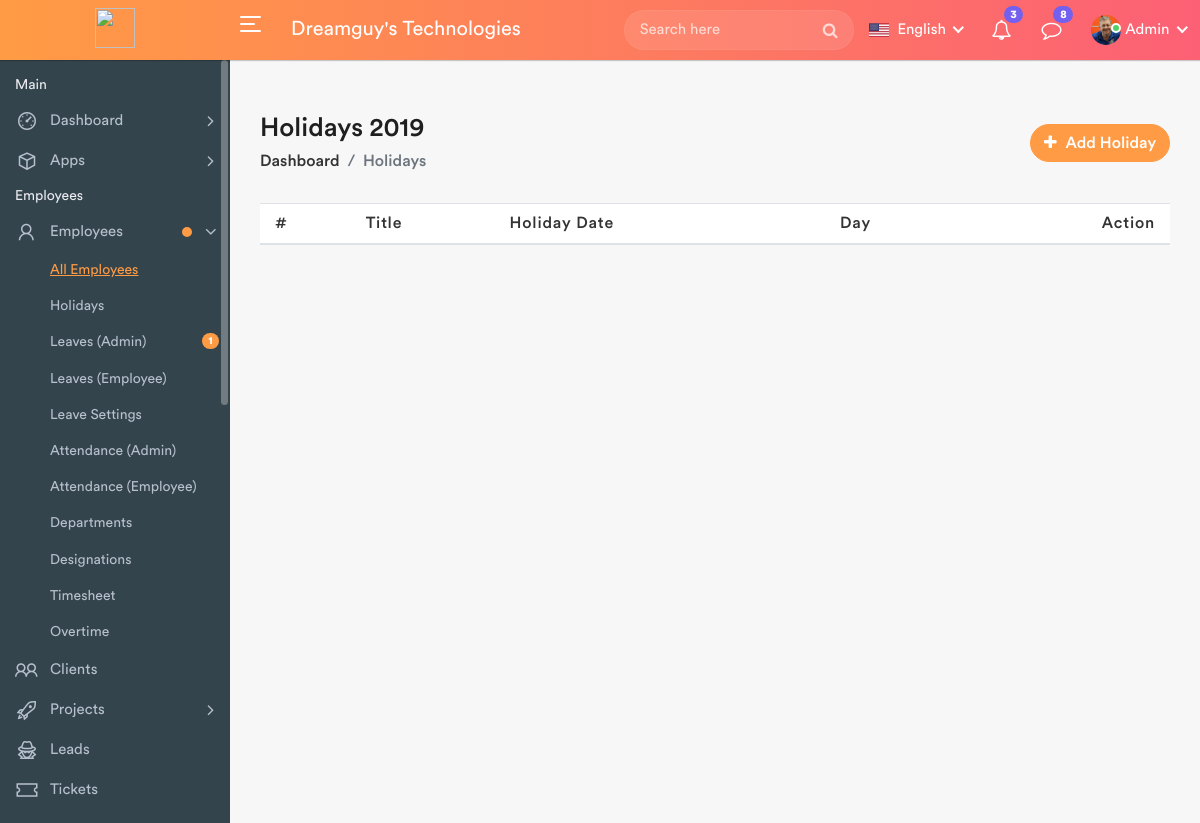
Before: /holidays with the older database file.
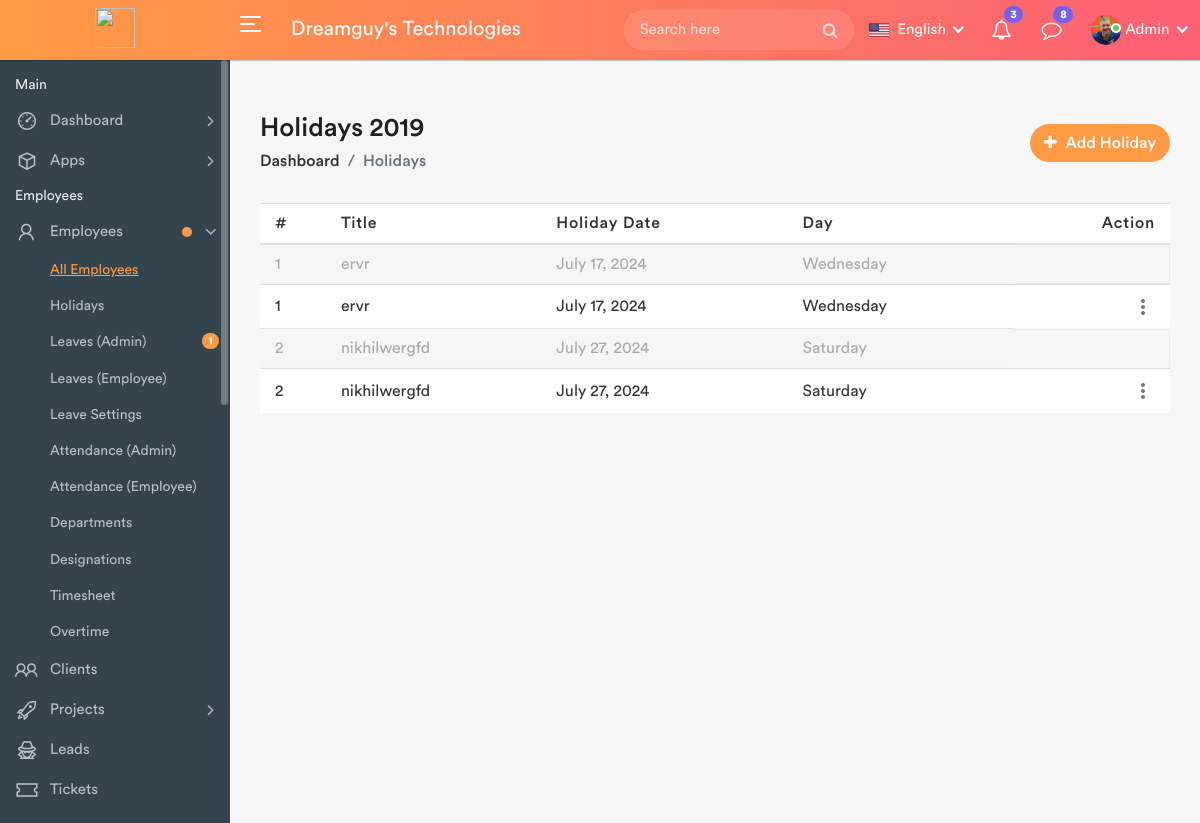
After: the same page with the newer database file.
### HRMS_APP/models.py (models this page shows, shortened)
class Holidays(models.Model):
    holiday_name = models.CharField(max_length=50)
    holiday_date = models.DateField(blank=True, null=True)

### HRMS_APP/views.py (the view, shortened to what this page needs)
# urls.py: path('holidays', views.holidays, name='holidays'),
def holidays(request):
    holidays = Holidays.objects.all()
    return render(request,"holidays.html",{'holidays':holidays})

### HRMS_APP/templates/holidays.html (shortened to what this page needs)
﻿{% extends "header.html" %}
{% load static %}
{% block content %}
            <div class="page-wrapper">
                <div class="content container-fluid">
					<div class="page-header">
						<div class="row align-items-center">
							<div class="col">
								<h3 class="page-title">Holidays 2019</h3>
								<ul class="breadcrumb">
									<li class="breadcrumb-item"><a href="index.html">Dashboard</a></li>
									<li class="breadcrumb-item active">Holidays</li>
								</ul>
							</div>
							<div class="col-auto float-right ml-auto">
								<a href="#" class="btn add-btn" data-toggle="modal" data-target="#add_holiday"><i class="fa fa-plus"></i> Add Holiday</a>
							</div>
						</div>
					</div>
					<div class="row">
						<div class="col-md-12">
							<div class="table-responsive">
								<table class="table table-striped custom-table mb-0">
									<thead>
										<tr>
											<th>#</th>
											<th>Title </th>
											<th>Holiday Date</th>
											<th>Day</th>
											<th class="text-right">Action</th>
										</tr>
									</thead>
									<tbody>
                                        {% for holiday in holidays %}
										<tr class="holiday-completed">
											<td>{{ forloop.counter }}</td>
											<td>{{ holiday.holiday_name }}</td>
											<td>{{ holiday.holiday_date }}</td>
											<td>{{ holiday.holiday_date|date:"l" }}</td>
										</tr>
										<tr class="holiday-upcoming">
											<td>{{ forloop.counter }}</td>
											<td>{{ holiday.holiday_name }}</td>
											<td>{{ holiday.holiday_date }}</td>
											<td>{{ holiday.holiday_date|date:"l" }}</td>
											<td class="text-right">
												<div class="dropdown dropdown-action">
													<a href="#" class="action-icon dropdown-toggle" data-toggle="dropdown" aria-expanded="false"><i class="material-icons">more_vert</i></a>
												</div>
											</td>
										</tr>
                                        {% endfor %}
									</tbody>
								</table>
							</div>
						</div>
					</div>
                </div>
            </div>
        </div>
{% endblock %}

Changed rows visible on the page:
added Holidays: holiday_name "ervr", holiday_date "July 17, 2024", holiday_date "Wednesday"
added Holidays: holiday_name "nikhilwergfd", holiday_date "July 27, 2024", holiday_date "Saturday"
